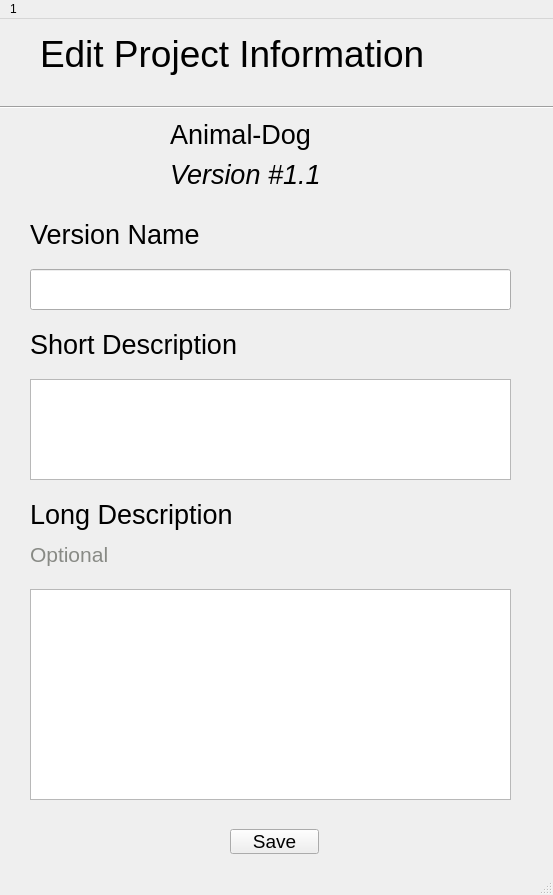
<?xml version="1.0" encoding="UTF-8"?>
<ui version="4.0">
 <class>EditVersionInfoWindow</class>
 <widget class="QMainWindow" name="EditVersionInfoWindow">
  <property name="geometry">
   <rect>
    <x>0</x>
    <y>0</y>
    <width>553</width>
    <height>895</height>
   </rect>
  </property>
  <property name="windowTitle">
   <string>MainWindow</string>
  </property>
  <widget class="QWidget" name="centralwidget">
   <widget class="QLabel" name="label">
    <property name="geometry">
     <rect>
      <x>40</x>
      <y>10</y>
      <width>591</width>
      <height>51</height>
     </rect>
    </property>
    <property name="text">
     <string>&lt;html&gt;&lt;head/&gt;&lt;body&gt;&lt;p&gt;&lt;span style=&quot; font-size:28pt;&quot;&gt;Edit Project Information&lt;/span&gt;&lt;/p&gt;&lt;/body&gt;&lt;/html&gt;</string>
    </property>
   </widget>
   <widget class="Line" name="line">
    <property name="geometry">
     <rect>
      <x>0</x>
      <y>80</y>
      <width>1161</width>
      <height>16</height>
     </rect>
    </property>
    <property name="orientation">
     <enum>Qt::Horizontal</enum>
    </property>
   </widget>
   <widget class="QLabel" name="label_2">
    <property name="geometry">
     <rect>
      <x>30</x>
      <y>190</y>
      <width>481</width>
      <height>51</height>
     </rect>
    </property>
    <property name="text">
     <string>&lt;html&gt;&lt;head/&gt;&lt;body&gt;&lt;p&gt;&lt;span style=&quot; font-size:20pt;&quot;&gt;Version Name&lt;/span&gt;&lt;/p&gt;&lt;/body&gt;&lt;/html&gt;</string>
    </property>
   </widget>
   <widget class="QLabel" name="label_4">
    <property name="geometry">
     <rect>
      <x>30</x>
      <y>300</y>
      <width>481</width>
      <height>51</height>
     </rect>
    </property>
    <property name="text">
     <string>&lt;html&gt;&lt;head/&gt;&lt;body&gt;&lt;p&gt;&lt;span style=&quot; font-size:20pt;&quot;&gt;Short Description&lt;/span&gt;&lt;/p&gt;&lt;/body&gt;&lt;/html&gt;</string>
    </property>
   </widget>
   <widget class="QLineEdit" name="lineEdit">
    <property name="geometry">
     <rect>
      <x>30</x>
      <y>250</y>
      <width>481</width>
      <height>41</height>
     </rect>
    </property>
   </widget>
   <widget class="QTextEdit" name="textEdit">
    <property name="geometry">
     <rect>
      <x>30</x>
      <y>360</y>
      <width>481</width>
      <height>101</height>
     </rect>
    </property>
   </widget>
   <widget class="QLabel" name="label_5">
    <property name="geometry">
     <rect>
      <x>30</x>
      <y>470</y>
      <width>481</width>
      <height>51</height>
     </rect>
    </property>
    <property name="text">
     <string>&lt;html&gt;&lt;head/&gt;&lt;body&gt;&lt;p&gt;&lt;span style=&quot; font-size:20pt;&quot;&gt;Long Description&lt;/span&gt;&lt;/p&gt;&lt;/body&gt;&lt;/html&gt;</string>
    </property>
   </widget>
   <widget class="QLabel" name="label_6">
    <property name="geometry">
     <rect>
      <x>30</x>
      <y>510</y>
      <width>481</width>
      <height>51</height>
     </rect>
    </property>
    <property name="text">
     <string>&lt;html&gt;&lt;head/&gt;&lt;body&gt;&lt;p&gt;&lt;span style=&quot; font-size:16pt; color:#888a85;&quot;&gt;Optional&lt;/span&gt;&lt;/p&gt;&lt;/body&gt;&lt;/html&gt;</string>
    </property>
   </widget>
   <widget class="QTextEdit" name="textEdit_2">
    <property name="geometry">
     <rect>
      <x>30</x>
      <y>570</y>
      <width>481</width>
      <height>211</height>
     </rect>
    </property>
   </widget>
   <widget class="QPushButton" name="saveBtn">
    <property name="geometry">
     <rect>
      <x>230</x>
      <y>810</y>
      <width>89</width>
      <height>25</height>
     </rect>
    </property>
    <property name="font">
     <font>
      <pointsize>14</pointsize>
     </font>
    </property>
    <property name="text">
     <string>Save</string>
    </property>
   </widget>
   <widget class="QLabel" name="label_3">
    <property name="geometry">
     <rect>
      <x>170</x>
      <y>90</y>
      <width>481</width>
      <height>51</height>
     </rect>
    </property>
    <property name="text">
     <string>&lt;html&gt;&lt;head/&gt;&lt;body&gt;&lt;p&gt;&lt;span style=&quot; font-size:20pt;&quot;&gt;Animal-Dog&lt;/span&gt;&lt;/p&gt;&lt;/body&gt;&lt;/html&gt;</string>
    </property>
   </widget>
   <widget class="QLabel" name="label_7">
    <property name="geometry">
     <rect>
      <x>170</x>
      <y>130</y>
      <width>481</width>
      <height>51</height>
     </rect>
    </property>
    <property name="text">
     <string>&lt;html&gt;&lt;head/&gt;&lt;body&gt;&lt;p&gt;&lt;span style=&quot; font-size:20pt; font-style:italic;&quot;&gt;Version #1.1&lt;/span&gt;&lt;/p&gt;&lt;/body&gt;&lt;/html&gt;</string>
    </property>
   </widget>
  </widget>
  <widget class="QMenuBar" name="menubar">
   <property name="geometry">
    <rect>
     <x>0</x>
     <y>0</y>
     <width>553</width>
     <height>22</height>
    </rect>
   </property>
   <widget class="QMenu" name="menuInteractive_System_Modelling">
    <property name="title">
     <string>1</string>
    </property>
   </widget>
   <addaction name="menuInteractive_System_Modelling"/>
  </widget>
  <widget class="QStatusBar" name="statusbar"/>
 </widget>
 <resources/>
 <connections/>
</ui>
